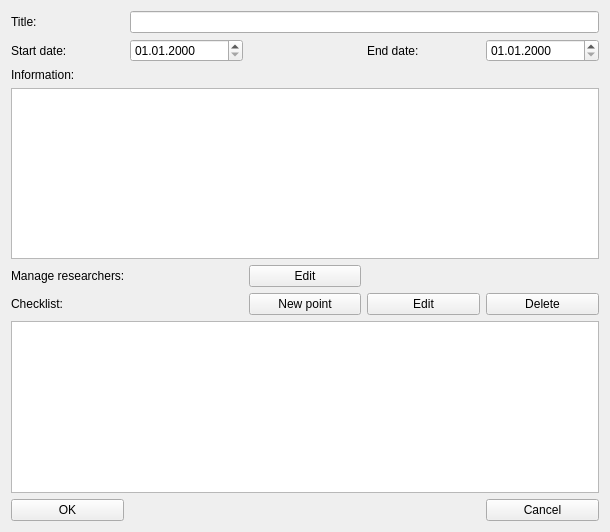
<?xml version="1.0" encoding="UTF-8"?>
<ui version="4.0">
 <class>AddResearch</class>
 <widget class="QWidget" name="AddResearch">
  <property name="geometry">
   <rect>
    <x>0</x>
    <y>0</y>
    <width>610</width>
    <height>532</height>
   </rect>
  </property>
  <property name="windowTitle">
   <string>Add/Edit research</string>
  </property>
  <layout class="QVBoxLayout" name="verticalLayout">
   <item>
    <layout class="QGridLayout" name="gridLayout" columnstretch="1,1,1,1,1">
     <item row="4" column="2">
      <widget class="QPushButton" name="editResearchersButton">
       <property name="text">
        <string>Edit</string>
       </property>
      </widget>
     </item>
     <item row="1" column="4">
      <widget class="QDateEdit" name="endDate">
       <property name="displayFormat">
        <string>dd.MM.yyyy</string>
       </property>
      </widget>
     </item>
     <item row="5" column="4">
      <widget class="QPushButton" name="deletePointButton">
       <property name="text">
        <string>Delete</string>
       </property>
      </widget>
     </item>
     <item row="5" column="0" colspan="2">
      <widget class="QLabel" name="label_6">
       <property name="text">
        <string>Checklist:</string>
       </property>
      </widget>
     </item>
     <item row="1" column="0">
      <widget class="QLabel" name="label_2">
       <property name="text">
        <string>Start date:</string>
       </property>
      </widget>
     </item>
     <item row="7" column="0">
      <widget class="QPushButton" name="okButton">
       <property name="text">
        <string>OK</string>
       </property>
      </widget>
     </item>
     <item row="4" column="0" colspan="2">
      <widget class="QLabel" name="label_5">
       <property name="text">
        <string>Manage researchers:</string>
       </property>
      </widget>
     </item>
     <item row="1" column="1">
      <widget class="QDateEdit" name="startDate">
       <property name="toolTipDuration">
        <number>-1</number>
       </property>
       <property name="displayFormat">
        <string>dd.MM.yyyy</string>
       </property>
      </widget>
     </item>
     <item row="2" column="0">
      <widget class="QLabel" name="label_4">
       <property name="text">
        <string>Information:</string>
       </property>
      </widget>
     </item>
     <item row="3" column="0" colspan="5">
      <widget class="QTextEdit" name="researchInfo">
       <property name="cursor" stdset="0">
        <cursorShape>IBeamCursor</cursorShape>
       </property>
      </widget>
     </item>
     <item row="6" column="0" colspan="5">
      <widget class="QListWidget" name="checklist"/>
     </item>
     <item row="1" column="3">
      <widget class="QLabel" name="label_3">
       <property name="text">
        <string>End date:</string>
       </property>
      </widget>
     </item>
     <item row="5" column="2">
      <widget class="QPushButton" name="newPointButton">
       <property name="text">
        <string>New point</string>
       </property>
      </widget>
     </item>
     <item row="0" column="0">
      <widget class="QLabel" name="label">
       <property name="text">
        <string>Title:</string>
       </property>
      </widget>
     </item>
     <item row="5" column="3">
      <widget class="QPushButton" name="editPointButton">
       <property name="text">
        <string>Edit</string>
       </property>
      </widget>
     </item>
     <item row="7" column="4">
      <widget class="QPushButton" name="cancelButton">
       <property name="text">
        <string>Cancel</string>
       </property>
      </widget>
     </item>
     <item row="0" column="1" colspan="4">
      <widget class="QLineEdit" name="researchTitle"/>
     </item>
    </layout>
   </item>
  </layout>
 </widget>
 <tabstops>
  <tabstop>researchTitle</tabstop>
  <tabstop>startDate</tabstop>
  <tabstop>endDate</tabstop>
  <tabstop>researchInfo</tabstop>
  <tabstop>editResearchersButton</tabstop>
  <tabstop>newPointButton</tabstop>
  <tabstop>editPointButton</tabstop>
  <tabstop>deletePointButton</tabstop>
  <tabstop>checklist</tabstop>
  <tabstop>okButton</tabstop>
  <tabstop>cancelButton</tabstop>
 </tabstops>
 <resources/>
 <connections/>
</ui>
